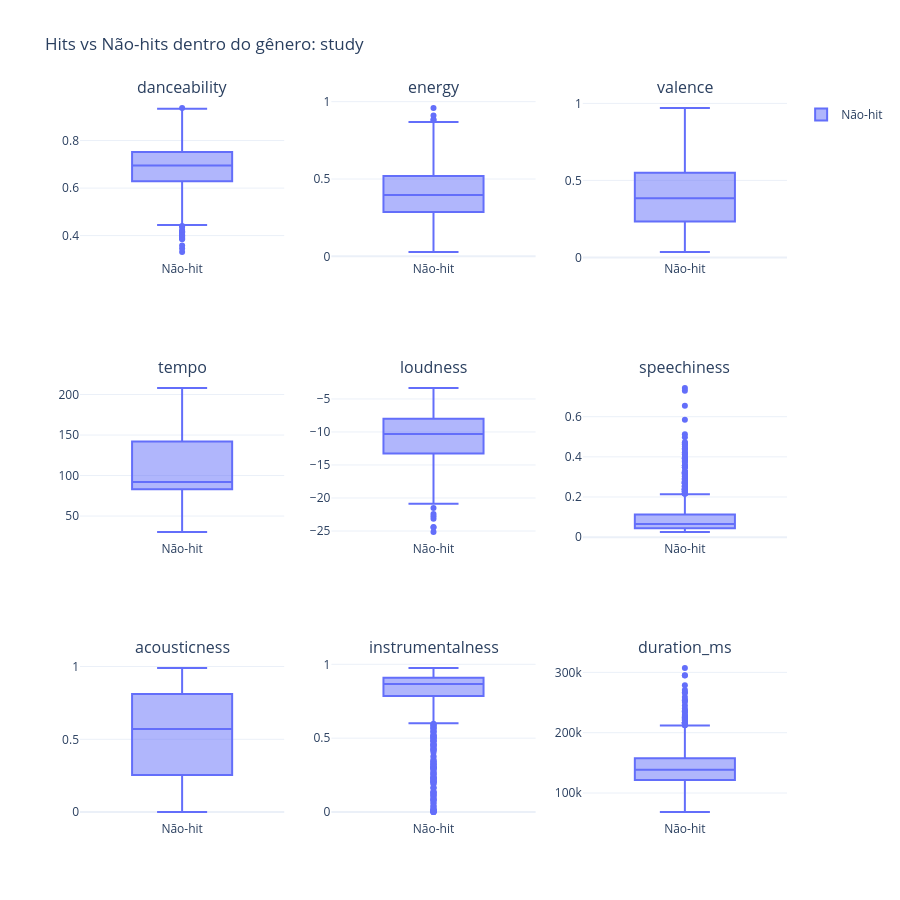

The code cell stored with this chart in its notebook:
### Markdown cell above
## Hits vs não-hits dentro de um mesmo gênero

Pego o gênero com mais tracks e comparo hits vs não-hits ali dentro. Isso mostra se as mesmas features que separam classes no geral continuam separando dentro de um gênero específico.

### Code cell
biggest_genre = df["track_genre"].value_counts().index[0]
genre_df = df[df["track_genre"] == biggest_genre].copy()
genre_df["is_hit_label"] = genre_df["is_hit"].map({0: "Não-hit", 1: "Hit"})

print(f"Gênero: {biggest_genre} ({len(genre_df)} tracks, {genre_df['is_hit'].sum()} hits)\n")

fig = make_subplots(rows=3, cols=3, subplot_titles=FEATURES)

for i, feat in enumerate(FEATURES):
    row, col = i // 3 + 1, i % 3 + 1
    for label, color in [("Não-hit", "#636EFA"), ("Hit", "#EF553B")]:
        subset = genre_df[genre_df["is_hit_label"] == label]
        fig.add_trace(
            go.Box(
                y=subset[feat], name=label,
                marker_color=color, showlegend=(i == 0),
                legendgroup=label,
            ),
            row=row, col=col,
        )

fig.update_layout(
    height=900, template="plotly_white",
    title_text=f"Hits vs Não-hits dentro do gênero: {biggest_genre}",
)
fig.show()

### Figure 1 — Plotly figure (JSON) as saved in the notebook; plotly's stock layout.template omitted (floating-point values rounded to 4 significant figures; data arrays with more than 128 entries replaced by an {"elided": "..."} marker saying what was removed)
{"data": [{"legendgroup": "Não-hit", "marker": {"color": "#636EFA"}, "name": "Não-hit", "showlegend": true, "type": "box", "xaxis": "x", "y": {"elided": "996 float values"}, "yaxis": "y"}, {"legendgroup": "Hit", "marker": {"color": "#EF553B"}, "name": "Hit", "showlegend": true, "type": "box", "xaxis": "x", "y": [], "yaxis": "y"}, {"legendgroup": "Não-hit", "marker": {"color": "#636EFA"}, "name": "Não-hit", "showlegend": false, "type": "box", "xaxis": "x2", "y": {"elided": "996 float values"}, "yaxis": "y2"}, {"legendgroup": "Hit", "marker": {"color": "#EF553B"}, "name": "Hit", "showlegend": false, "type": "box", "xaxis": "x2", "y": [], "yaxis": "y2"}, {"legendgroup": "Não-hit", "marker": {"color": "#636EFA"}, "name": "Não-hit", "showlegend": false, "type": "box", "xaxis": "x3", "y": {"elided": "996 float values"}, "yaxis": "y3"}, {"legendgroup": "Hit", "marker": {"color": "#EF553B"}, "name": "Hit", "showlegend": false, "type": "box", "xaxis": "x3", "y": [], "yaxis": "y3"}, {"legendgroup": "Não-hit", "marker": {"color": "#636EFA"}, "name": "Não-hit", "showlegend": false, "type": "box", "xaxis": "x4", "y": {"elided": "996 float values"}, "yaxis": "y4"}, {"legendgroup": "Hit", "marker": {"color": "#EF553B"}, "name": "Hit", "showlegend": false, "type": "box", "xaxis": "x4", "y": [], "yaxis": "y4"}, {"legendgroup": "Não-hit", "marker": {"color": "#636EFA"}, "name": "Não-hit", "showlegend": false, "type": "box", "xaxis": "x5", "y": {"elided": "996 float values"}, "yaxis": "y5"}, {"legendgroup": "Hit", "marker": {"color": "#EF553B"}, "name": "Hit", "showlegend": false, "type": "box", "xaxis": "x5", "y": [], "yaxis": "y5"}, {"legendgroup": "Não-hit", "marker": {"color": "#636EFA"}, "name": "Não-hit", "showlegend": false, "type": "box", "xaxis": "x6", "y": {"elided": "996 float values"}, "yaxis": "y6"}, {"legendgroup": "Hit", "marker": {"color": "#EF553B"}, "name": "Hit", "showlegend": false, "type": "box", "xaxis": "x6", "y": [], "yaxis": "y6"}, {"legendgroup": "Não-hit", "marker": {"color": "#636EFA"}, "name": "Não-hit", "showlegend": false, "type": "box", "xaxis": "x7", "y": {"elided": "996 float values"}, "yaxis": "y7"}, {"legendgroup": "Hit", "marker": {"color": "#EF553B"}, "name": "Hit", "showlegend": false, "type": "box", "xaxis": "x7", "y": [], "yaxis": "y7"}, {"legendgroup": "Não-hit", "marker": {"color": "#636EFA"}, "name": "Não-hit", "showlegend": false, "type": "box", "xaxis": "x8", "y": {"elided": "996 float values"}, "yaxis": "y8"}, {"legendgroup": "Hit", "marker": {"color": "#EF553B"}, "name": "Hit", "showlegend": false, "type": "box", "xaxis": "x8", "y": [], "yaxis": "y8"}, {"legendgroup": "Não-hit", "marker": {"color": "#636EFA"}, "name": "Não-hit", "showlegend": false, "type": "box", "xaxis": "x9", "y": {"elided": "996 int values"}, "yaxis": "y9"}, {"legendgroup": "Hit", "marker": {"color": "#EF553B"}, "name": "Hit", "showlegend": false, "type": "box", "xaxis": "x9", "y": [], "yaxis": "y9"}], "layout": {"annotations": [{"font": {"size": 16}, "showarrow": false, "text": "danceability", "x": 0.1444, "xanchor": "center", "xref": "paper", "y": 1, "yanchor": "bottom", "yref": "paper"}, {"font": {"size": 16}, "showarrow": false, "text": "energy", "x": 0.5, "xanchor": "center", "xref": "paper", "y": 1, "yanchor": "bottom", "yref": "paper"}, {"font": {"size": 16}, "showarrow": false, "text": "valence", "x": 0.8556, "xanchor": "center", "xref": "paper", "y": 1, "yanchor": "bottom", "yref": "paper"}, {"font": {"size": 16}, "showarrow": false, "text": "tempo", "x": 0.1444, "xanchor": "center", "xref": "paper", "y": 0.6111, "yanchor": "bottom", "yref": "paper"}, {"font": {"size": 16}, "showarrow": false, "text": "loudness", "x": 0.5, "xanchor": "center", "xref": "paper", "y": 0.6111, "yanchor": "bottom", "yref": "paper"}, {"font": {"size": 16}, "showarrow": false, "text": "speechiness", "x": 0.8556, "xanchor": "center", "xref": "paper", "y": 0.6111, "yanchor": "bottom", "yref": "paper"}, {"font": {"size": 16}, "showarrow": false, "text": "acousticness", "x": 0.1444, "xanchor": "center", "xref": "paper", "y": 0.2222, "yanchor": "bottom", "yref": "paper"}, {"font": {"size": 16}, "showarrow": false, "text": "instrumentalness", "x": 0.5, "xanchor": "center", "xref": "paper", "y": 0.2222, "yanchor": "bottom", "yref": "paper"}, {"font": {"size": 16}, "showarrow": false, "text": "duration_ms", "x": 0.8556, "xanchor": "center", "xref": "paper", "y": 0.2222, "yanchor": "bottom", "yref": "paper"}], "height": 900, "title": {"text": "Hits vs Não-hits dentro do gênero: study"}, "xaxis": {"anchor": "y", "domain": [0, 0.2889]}, "xaxis2": {"anchor": "y2", "domain": [0.3556, 0.6444]}, "xaxis3": {"anchor": "y3", "domain": [0.7111, 1]}, "xaxis4": {"anchor": "y4", "domain": [0, 0.2889]}, "xaxis5": {"anchor": "y5", "domain": [0.3556, 0.6444]}, "xaxis6": {"anchor": "y6", "domain": [0.7111, 1]}, "xaxis7": {"anchor": "y7", "domain": [0, 0.2889]}, "xaxis8": {"anchor": "y8", "domain": [0.3556, 0.6444]}, "xaxis9": {"anchor": "y9", "domain": [0.7111, 1]}, "yaxis": {"anchor": "x", "domain": [0.7778, 1]}, "yaxis2": {"anchor": "x2", "domain": [0.7778, 1]}, "yaxis3": {"anchor": "x3", "domain": [0.7778, 1]}, "yaxis4": {"anchor": "x4", "domain": [0.3889, 0.6111]}, "yaxis5": {"anchor": "x5", "domain": [0.3889, 0.6111]}, "yaxis6": {"anchor": "x6", "domain": [0.3889, 0.6111]}, "yaxis7": {"anchor": "x7", "domain": [0, 0.2222]}, "yaxis8": {"anchor": "x8", "domain": [0, 0.2222]}, "yaxis9": {"anchor": "x9", "domain": [0, 0.2222]}}}
